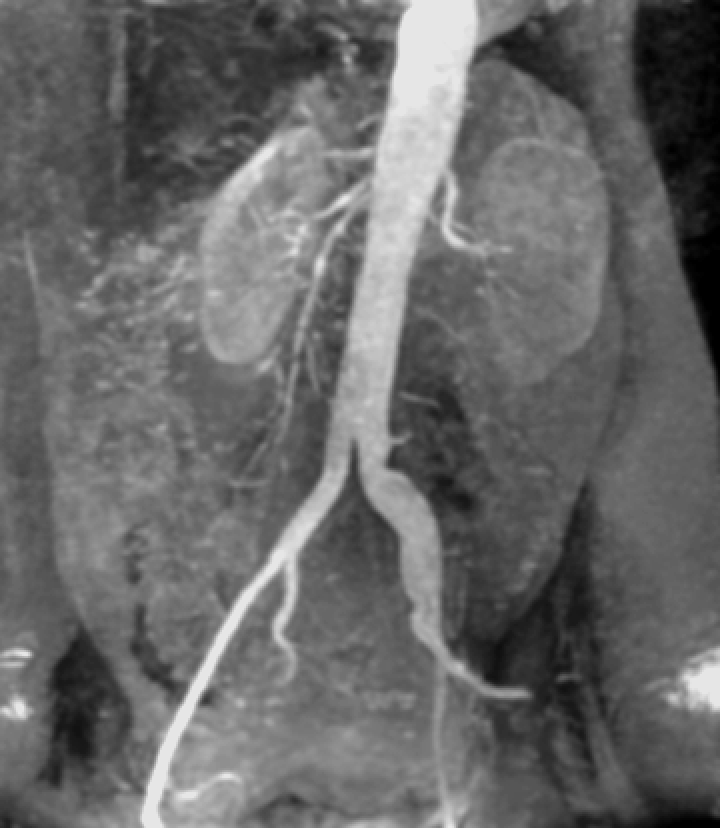
#> input picture filters/angio.tif, 720 x 828 px
$ python 7_Sobel.py
#> lines starting #> are read from the running program, lines starting #| are printed output that depends on the picture
import numpy as np
import cv2


image = cv2.imread('angio.tif',0)
#> image is the input picture: shape (828, 720); min 0, max 230, mean 103.5
cv2.imshow('Original image', image)
cv2.waitKey(0)

h_mask = np.array([[-1,0,1],[-2,0,2],[-1,0,1]]) #Filtro horizontal
v_mask = np.array([[-1,-2,-1],[0,0,0],[1,2,1]]) #Filtro vertical

img_h_filter = cv2.filter2D(src=image, ddepth=-1, kernel=h_mask)
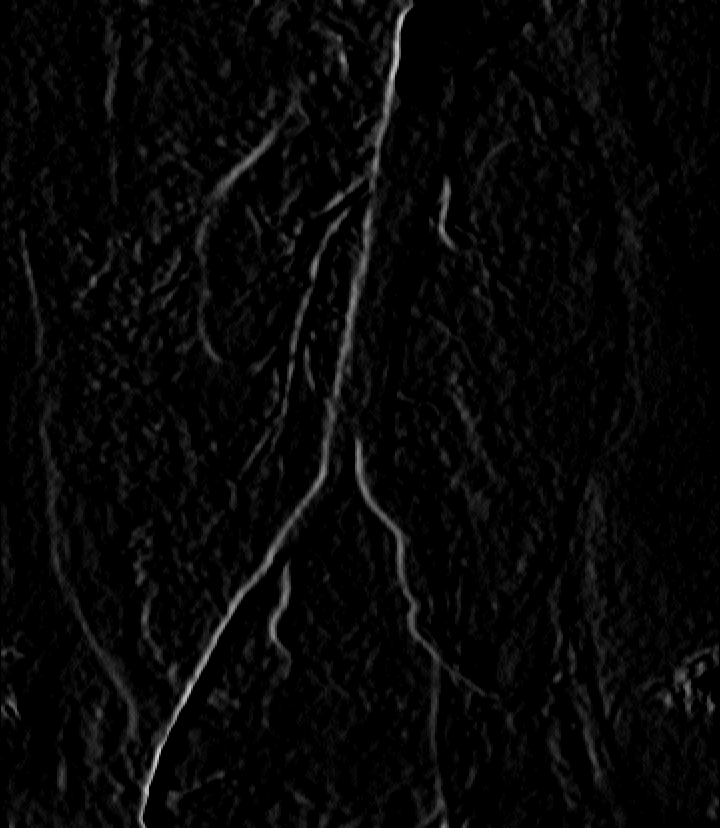
#> img_h_filter: shape (828, 720); min 0, max 213, mean 7.1
cv2.imshow('Sobel Horizontal', img_h_filter)
cv2.waitKey(0)

img_v_filter = cv2.filter2D(src=image, ddepth=-1, kernel=v_mask)
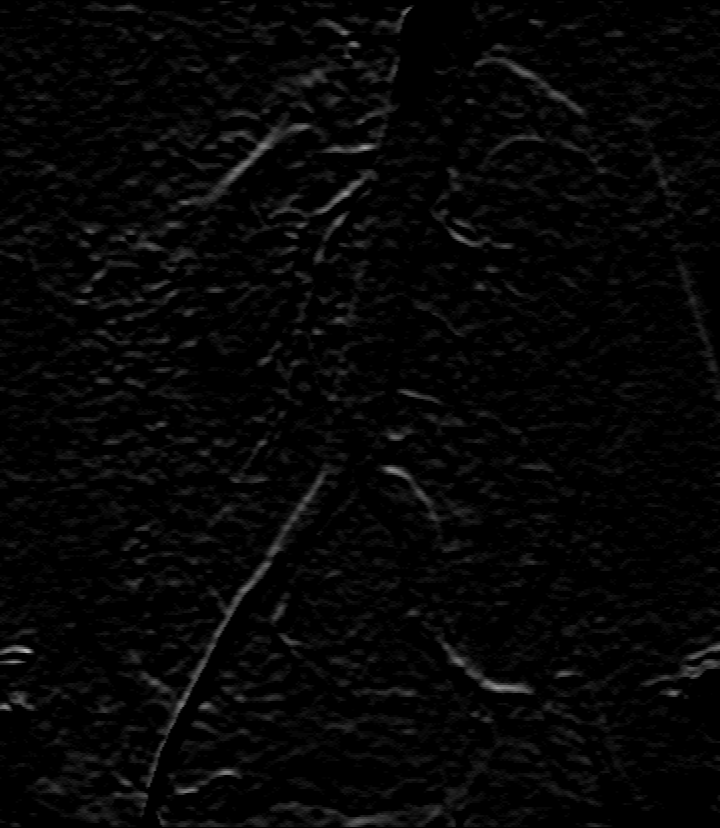
#> img_v_filter: shape (828, 720); min 0, max 184, mean 6.2
cv2.imshow('Sobel Vertical', img_v_filter)
cv2.waitKey(0)

img_filter = np.sqrt(img_h_filter**2 + img_v_filter**2).astype(np.uint8)
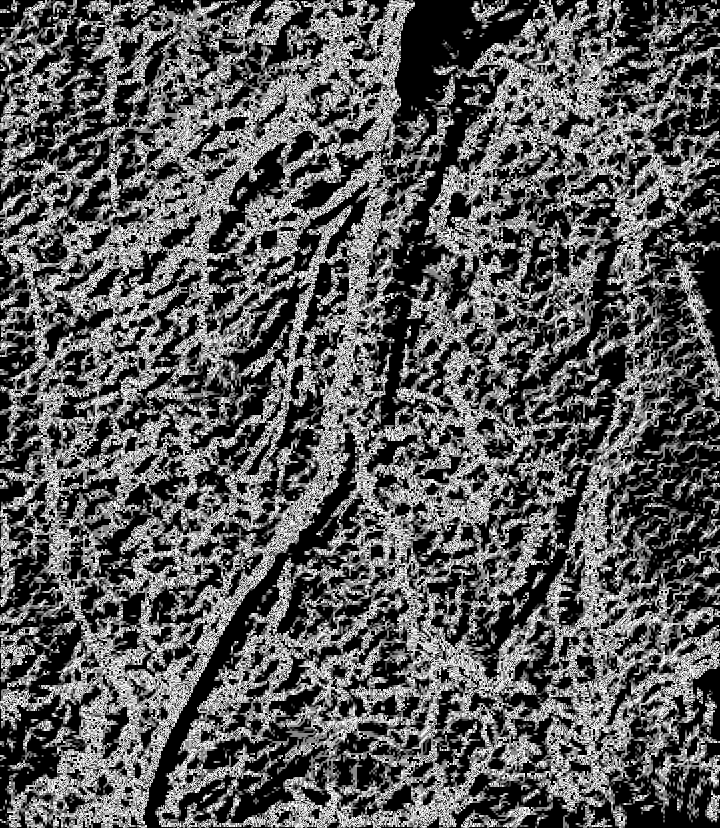
#> img_filter: shape (828, 720); min 0, max 15, mean 5.32; drawn with min black and max white
cv2.imshow('SobelGlobal', img_filter)
cv2.waitKey(0)
